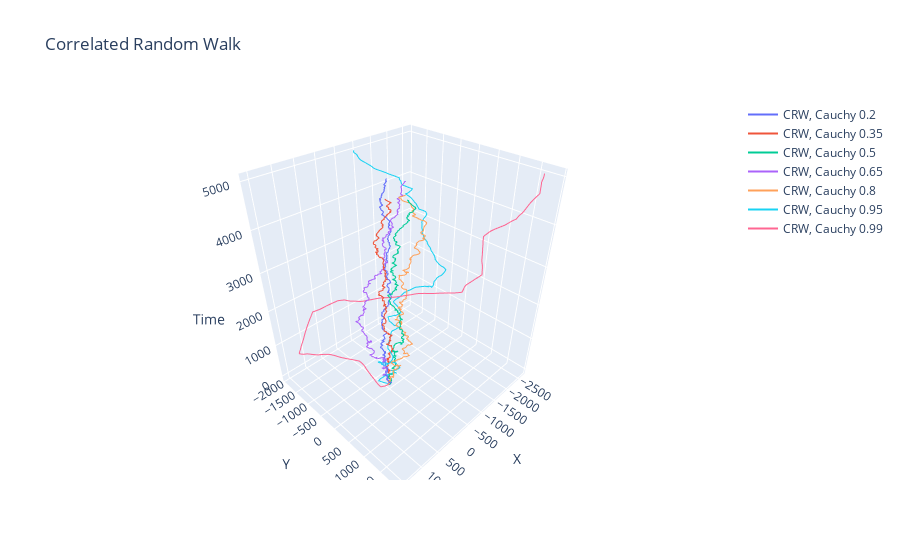

This figure's notebook cell:
### Markdown cell above
**Activity 5:** Correlated Random Walk - Vec2d - N Trajectories (**5 pts**)
- Generate as many **CRW** trajectories as specified on a control variable **n_traj**.
- Each of the trajectories should be generated using a unique Cauchy coefficient.
- Implement usign **Vec2d** class.
- Visualize trajectories using **plotly** - 3D projection

### Code cell
# Coefficients for the Cauchy distribution
cauchy_coefficients = [0.2, 0.35, 0.5, 0.65, 0.8, 0.95, 0.99]


n_traj = len(cauchy_coefficients) # Number of trajectories
num_steps = 1000 # Number of steps
speed = 10

time_per_step = 0.5 # Time per step

# Init trajectories array with zeros
trajectories = np.zeros((n_traj, num_steps, 3))

for iter, coefficient in enumerate(cauchy_coefficients):
    # Init velocity vector for each trajectory
    velocity = Vec2d(speed,0)

    for j in range(1, num_steps):
        angle = wrapcauchy.rvs(coefficient)  # Rotation angle from Cauchy distribution
        velocity = velocity.rotated(angle) # Rotate the velocity vector
        trajectories[iter, j] = (trajectories[iter, j - 1] + np.array([
                                                                velocity.x, 
                                                                velocity.y, 
                                                                velocity.get_length() * time_per_step
                                                            ]))

# Plot trajectories in 3D
fig = go.Figure()
for iter, coefficient in enumerate(cauchy_coefficients):
    fig.add_trace(go.Scatter3d(x=trajectories[iter, :, 0], y=trajectories[iter, :, 1], z=trajectories[iter, :, 2], mode='lines', name=f'CRW, Cauchy {coefficient}'))
fig.update_layout(title='Correlated Random Walk', scene=dict(xaxis_title='X', yaxis_title='Y', zaxis_title='Time'))
fig.show()

### Figure 1 — Plotly figure (JSON) as saved in the notebook; plotly's stock layout.template omitted (floating-point values rounded to 4 significant figures; data arrays with more than 128 entries replaced by an {"elided": "..."} marker saying what was removed)
{"data": [{"mode": "lines", "name": "CRW, Cauchy 0.2", "type": "scatter3d", "x": {"elided": "1000 float values"}, "y": {"elided": "1000 float values"}, "z": {"elided": "1000 float values"}}, {"mode": "lines", "name": "CRW, Cauchy 0.35", "type": "scatter3d", "x": {"elided": "1000 float values"}, "y": {"elided": "1000 float values"}, "z": {"elided": "1000 float values"}}, {"mode": "lines", "name": "CRW, Cauchy 0.5", "type": "scatter3d", "x": {"elided": "1000 float values"}, "y": {"elided": "1000 float values"}, "z": {"elided": "1000 float values"}}, {"mode": "lines", "name": "CRW, Cauchy 0.65", "type": "scatter3d", "x": {"elided": "1000 float values"}, "y": {"elided": "1000 float values"}, "z": {"elided": "1000 float values"}}, {"mode": "lines", "name": "CRW, Cauchy 0.8", "type": "scatter3d", "x": {"elided": "1000 float values"}, "y": {"elided": "1000 float values"}, "z": {"elided": "1000 float values"}}, {"mode": "lines", "name": "CRW, Cauchy 0.95", "type": "scatter3d", "x": {"elided": "1000 float values"}, "y": {"elided": "1000 float values"}, "z": {"elided": "1000 float values"}}, {"mode": "lines", "name": "CRW, Cauchy 0.99", "type": "scatter3d", "x": {"elided": "1000 float values"}, "y": {"elided": "1000 float values"}, "z": {"elided": "1000 float values"}}], "layout": {"scene": {"xaxis": {"title": {"text": "X"}}, "yaxis": {"title": {"text": "Y"}}, "zaxis": {"title": {"text": "Time"}}}, "title": {"text": "Correlated Random Walk"}}}
